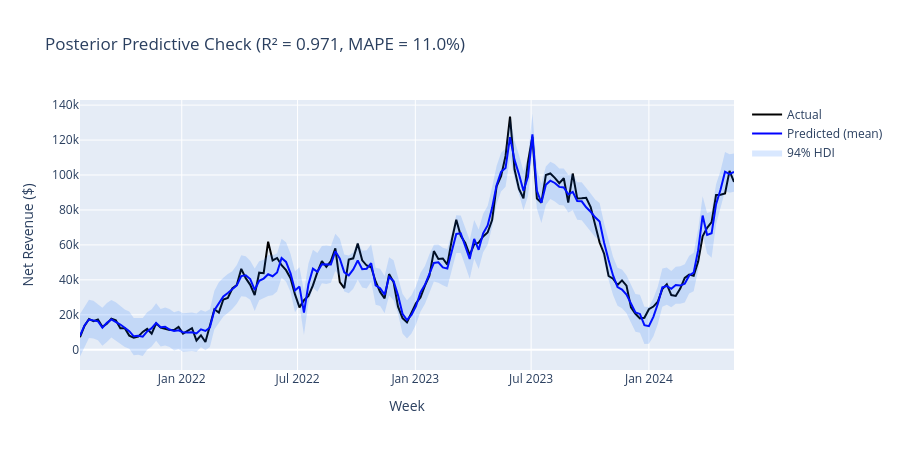

Notebook code cell kept with this figure:
### Code cell
hdi = az.hdi(idata.posterior_predictive["y"], hdi_prob=0.94)  # type: ignore[index]
hdi_vals = hdi["y"].values  # type: ignore[index]  # shape: (n_obs, 2)

fig = go.Figure()
fig.add_trace(go.Scatter(
    x=df["week_start"], y=y_actual,
    name="Actual", mode="lines", line=dict(color="black"),
))
fig.add_trace(go.Scatter(
    x=df["week_start"], y=y_pred,
    name="Predicted (mean)", mode="lines", line=dict(color="blue"),
))
fig.add_trace(go.Scatter(
    x=df["week_start"].tolist() + df["week_start"].tolist()[::-1],
    y=hdi_vals[:, 1].tolist() + hdi_vals[:, 0].tolist()[::-1],
    fill="toself", fillcolor="rgba(0,100,255,0.15)",
    line=dict(color="rgba(0,0,0,0)"), name="94% HDI",
))
fig.update_layout(
    title=f"Posterior Predictive Check (R² = {r2:.3f}, MAPE = {mape:.1f}%)",
    xaxis_title="Week", yaxis_title="Net Revenue ($)", height=450,
)
fig.show()

### Figure 1 — Plotly figure (JSON) as saved in the notebook; plotly's stock layout.template omitted (floating-point values rounded to 4 significant figures; data arrays with more than 128 entries replaced by an {"elided": "..."} marker saying what was removed)
{"data": [{"line": {"color": "black"}, "mode": "lines", "name": "Actual", "type": "scatter", "x": {"elided": "147 str values"}, "y": {"elided": "147 float values"}}, {"line": {"color": "blue"}, "mode": "lines", "name": "Predicted (mean)", "type": "scatter", "x": {"elided": "147 str values"}, "y": {"elided": "147 float values"}}, {"fill": "toself", "fillcolor": "rgba(0,100,255,0.15)", "line": {"color": "rgba(0,0,0,0)"}, "name": "94% HDI", "type": "scatter", "x": {"elided": "294 str values"}, "y": {"elided": "294 float values"}}], "layout": {"height": 450, "title": {"text": "Posterior Predictive Check (R² = 0.971, MAPE = 11.0%)"}, "xaxis": {"title": {"text": "Week"}}, "yaxis": {"title": {"text": "Net Revenue ($)"}}}}
